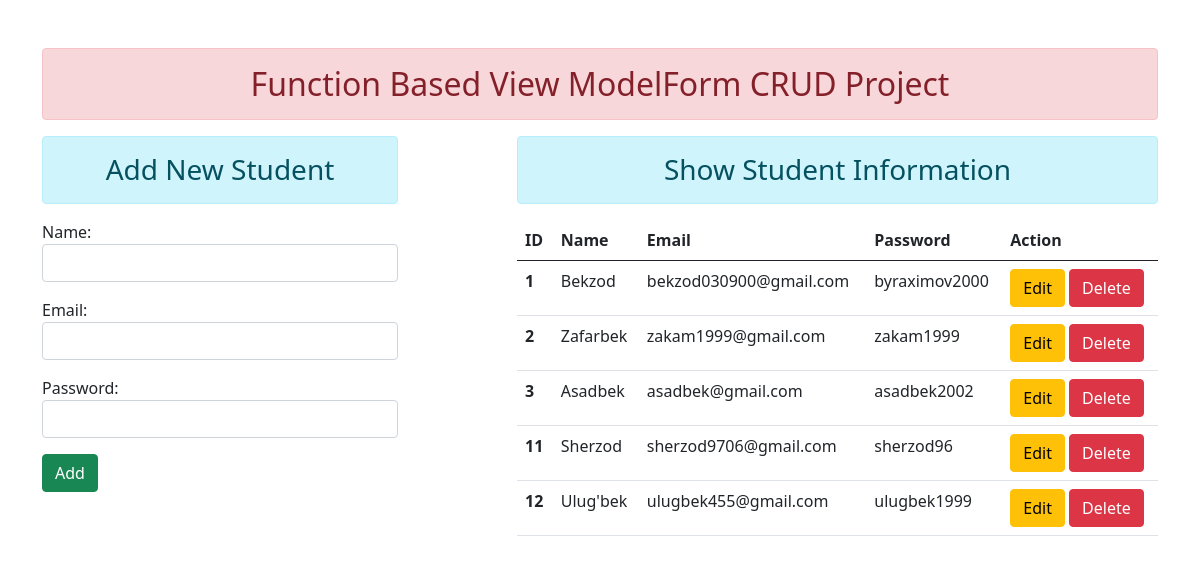
The page / on the database its author committed.
### enroll/models.py (models this page shows, shortened)
class User(models.Model):
    name = models.CharField(max_length=70)
    email = models.EmailField(max_length=100)
    password = models.CharField(max_length=100)
    create = models.DateTimeField(auto_now_add=True)
    update = models.DateTimeField(auto_now=True)
    class Meta:
        verbose_name = 'USER'
        verbose_name_plural = 'USERS'
        ordering = ['id']

### enroll/views.py (the view)
# urls.py: path('', add_show, name='addandshow'),
def add_show(request):
    if request.method == 'POST':
        form = StudentRegistration(request.POST)
        if form.is_valid():
            nm = form.cleaned_data['name']
            em = form.cleaned_data['email']
            pw = form.cleaned_data['password']
            reg = User(name = nm, email = em, password = pw)
            reg.save()
            form = StudentRegistration()
    else:
        form = StudentRegistration()
    students = User.objects.all()
    content = {'form': form, 'stud': students}
    return render(request, 'enroll/addandshow.html', content)

### enroll/forms.py
class StudentRegistration(forms.ModelForm):
    class Meta:
        model = User
        fields = ('name', 'email', 'password')
        widgets = {
            'name': forms.TextInput(attrs={'class': 'form-control'}),
            'email': forms.EmailInput(attrs={'class': 'form-control'}),
            'password': forms.PasswordInput(render_value=True, attrs={'class': 'form-control'}),
        }

### enroll/templates/enroll/addandshow.html (shortened to what this page needs)
{% extends 'enroll/base.html' %}
{% block content %}
    <div class="row">
        <div class="col-sm-4">
            <h3 class="text-center alert alert-info">Add New Student</h3>
            <form action="" method="POST">
                {{ form.as_p }}
                <input type="submit" class="btn btn-success" value="Add">
            </form>
        </div>
        <div class="col-sm-7 offset-1">
            <h3 class="text-center alert alert-info">Show Student Information</h3>
            {% if stud %}
                <table class="table table-hover">
                    <thead>
                        <tr>
                            <th scope="col">ID</th>
                            <th scope="col">Name</th>
                            <th scope="col">Email</th>
                            <th scope="col">Password</th>
                            <th scope="col">Action</th>
                        </tr>
                    </thead>
                    <tbody>
                        {% for stu in stud %}
                        <tr>
                            <th scope="row">{{ stu.id }}</th>
                            <td>{{ stu.name }}</td>
                            <td>{{ stu.email }}</td>
                            <td>{{ stu.password }}</td>
                            <td>
                                <a href="{% url 'updatedata' stu.id %}" class="btn btn-warning">Edit</a>
                                <form action="{% url 'deletedata' stu.id %}" method="post" class="d-inline">
                                    <input type="submit" value="Delete" class="btn btn-danger">
                                </form>
                            </td>
                        </tr>
                        {% endfor %}
                    </tbody>
                </table>
            {% else %}
                <h4 class="text-center alert alert-warning">No Records</h4>
            {% endif %}
        </div>
    </div>
{% endblock %}

### enroll/templates/enroll/base.html (shortened to what this page needs)
{% load static %}
<!DOCTYPE html>
<html lang="en">
<head>
    <link rel="stylesheet" href="{% static 'enroll/css/bootstrap.css' %}">
</head>
<body>
    <div class="container mt-5">
        <h2 class="text-center alert alert-danger">Function Based View ModelForm CRUD Project</h2>
        {% block content %}
        {% endblock %}
    </div>
</body>
</html>

### rows shown on the page
User: id "1", name "Bekzod", email "bekzod030900@gmail.com", password "byraximov2000"
User: id "2", name "Zafarbek", email "zakam1999@gmail.com", password "zakam1999"
User: id "3", name "Asadbek", email "asadbek@gmail.com", password "asadbek2002"
User: id "11", name "Sherzod", email "sherzod9706@gmail.com", password "sherzod96"
User: id "12", name "Ulug'bek", email "ulugbek455@gmail.com", password "ulugbek1999"
